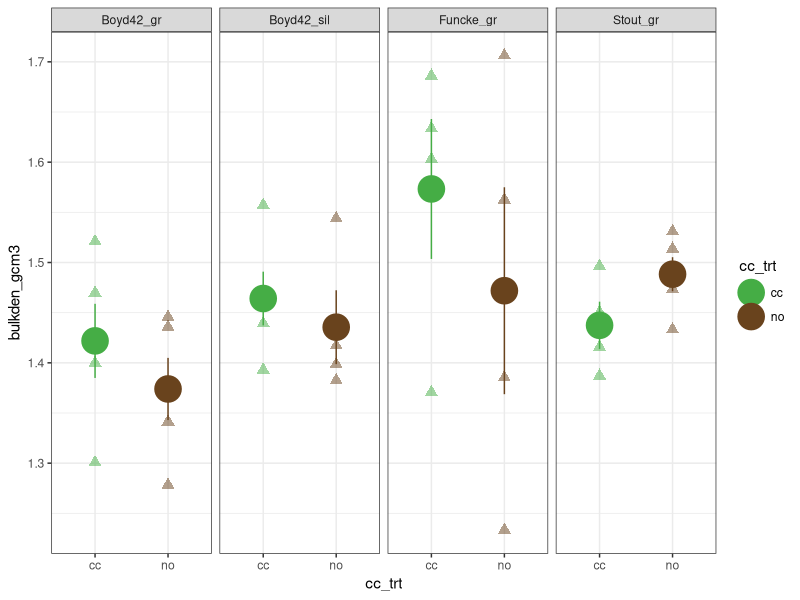

R code for this plot: (Note: this script raises an error after producing the figure.)
############################
# author: Gina (vnichols@iastate.edu)
# created: Oct 10 2019
# last modified: Oct 21 2019 (do calcs, oh ASA...)
#                march 27 2020 (update based on britt's calcs)
#                march 30 2020 (made sure it runs for britt)
#                may 8 2020 (rearrange folders, make sure it still runs)
#
# purpose: calculate things in data
# 
# inputs: pp_pressure-cells, rd_euIDs
#
# outputs:
#
# notes: for porosity calcs used: http://lawr.ucdavis.edu/classes/SSC100/probsets/pset01.html
#
##############################


rm(list = ls())
library(tidyverse)
library(broom)
library(readxl)

cctrtpal <- c("#45AD45", "#69431D")

# read in data -----------------------------------------------------

key <- read_csv("raw-data/rd_euIDs.csv")

datraw <- 
  read_csv("01_pre-process/pp_pressure-cells.csv")  %>% 
  mutate(soilvol_cm3 = 347.5,
         bulkden_gcm3 = drysoil_g / soilvol_cm3
  ) # assume volume of soil sample is 347.50 cm3 (? is this right???)


# soil data ---------------------------------------------------------------

dat_soil <- 
  datraw %>% 
  select(code, soilvol_cm3, drysoil_g, bulkden_gcm3)


myminden <- 2

#--bulk density viz

dat_soil %>% 
  left_join(key) %>% 
  unite(site_name, sys_trt, col = "site_trt") %>% 
  ggplot(aes(cc_trt, bulkden_gcm3, color = cc_trt)) + 
  geom_point(aes(color = cc_trt), pch = 17, size = 3, alpha = 0.5) + 
  stat_summary(fun.data = "mean_se", size = 2) + 
  scale_color_manual(values = cctrtpal) + 
  facet_grid(.~site_trt) + 
  theme_bw()

ggsave("02_data-calcs/fig_bulk-dens.png")



# water -------------------------------------------------------------------

# calculate water amts (subtract cylinder wgts),

dat_water <- 
  datraw %>%
    mutate(   ##--# calc actual amount of water released at each pressure
    w_0cm_g = 0, ##-britt adds this to 2.5 atm value, keep a 0 as a place-holder
    w_2.5cm_g = atm - cylinder_g + satwater_g,
    w_10cm_g = `10_cm` - cylinder_g,
    w_25cm_g = `25_cm` - cylinder_g,
    w_50cm_g = `50_cm` - cylinder_g,
    w_100cm_g = `100_cm` - cylinder_g,
    w_200cm_g = `200_cm` - cylinder_g,
    w_500cm_g = `500_cm` - cylinder_g,
    w_999cm_g = sampafter500_g - ringpluscrap_g - drysoil_g
  ) %>% 
  mutate(  #--total amt of water released
    w_tot_g = purrr::reduce(select(., starts_with("w")), `+`)
  ) %>% 
  select(code, soilvol_cm3, bulkden_gcm3, starts_with("w"))

dat_water %>% 
  ggplot(aes(code, w_tot_g)) + 
  geom_col()


# porosity ----------------------------------------------------------------

# via britt and mineral methods

dat_poros <- 
  datraw %>%
  # calc porosity via britt
  mutate(
    soil_at_sat_g = (satsamp_g - ringpluscrap_g),
    water_at_sat_g = soil_at_sat_g - drysoil_g, 
    air_cm3 = water_at_sat_g,
    poros_britt = air_cm3/soilvol_cm3,
    poros_mineral = 1 - bulkden_gcm3/myminden
    ) %>% 
  select(code, drysoil_g, bulkden_gcm3, 
         water_at_sat_g, air_cm3, poros_britt, poros_mineral)

#--look at it
dat_poros  %>% 
  ggplot(aes(poros_mineral, poros_britt)) + 
  geom_point() + 
  geom_abline()
  

# soil water contents at each pressure ------------------------------------

# cumulative amount of water purged at each pressure
dat_cum <- 
  dat_water %>% 
  select(-w_999cm_g) %>% 
  # gather into long form
  pivot_longer(w_0cm_g:w_500cm_g, 
               names_to = "press_cm", 
               values_to = "water_g") %>% 
  separate(press_cm, 
           into = c("water", "press_cm", "grams"), 
           sep = "_") %>%
  # get pressure as a numeric value
  mutate(press_cm = as.numeric(str_sub(press_cm, 1, -3))) %>%
  group_by(code) %>%
  arrange(code, press_cm) %>%
  # get cumulative water
  mutate(cumwater_g = cumsum(water_g)) %>% 
  select(code, press_cm, water_g, cumwater_g)

dat_cum %>% 
  ggplot(aes(press_cm, cumwater_g, color = code)) + 
  geom_line()

# convert this water amount to a volumetric/gravimetric water content
dat_theta <- 
  dat_cum %>%
  left_join(dat_poros) %>% 
  left_join(dat_soil) %>% 
  mutate(
    water_inside_soil_still = water_at_sat_g - cumwater_g,
    #--calculate using gravimetric water and bulk density
    gtheta = water_inside_soil_still / drysoil_g,
    vtheta1 = gtheta * bulkden_gcm3,
    frac_water = cumwater_g/water_at_sat_g,
    vtheta2a = (1 - frac_water)*poros_britt,
    vtheta2b = (1 - frac_water)*poros_mineral
    ) %>% 
  select(code, press_cm, vtheta1, vtheta2a, vtheta2b)



dat_theta %>% 
  pivot_longer(vtheta1:vtheta2b) %>% 
  ggplot(aes(press_cm, value, group = interaction(code, name))) + 
  geom_line(aes(color = name)) + 
  facet_grid(.~name) + 
  labs(title = "gtheta method = red\nbritt method = green\nmineral method = blue")
  
# so vetha1 and vtheta2a are the same

#--write final values to data frame

tidy_data <- 
  dat_theta %>%
  rename(vtheta_poros1 = vtheta2a,
         vtheta_poros2 = vtheta2b) %>% 
#  pivot_longer(vtheta1:vtheta2b) %>% 
  left_join(key) %>% 
  unite(site_name, sys_trt, col = "site_trt") %>% 
  mutate(sample_year = 2019) %>% 
  select(sample_year, code, site_trt, site_desc, 
         crop_trt, cc_trt, rep, plot, press_cm, vtheta_poros1, vtheta_poros2)

tidy_data %>% write_csv("02_data-calcs/dc_swrc.csv")

tidy_boyd <- 
  tidy_data %>% 
  filter(str_detect(site_trt, "Boyd")) 


# look at it --------------------------------------------------------------

tidy_boyd %>%
  filter(press_cm != 0) %>% #--can't take log of 0 :(
  pivot_longer(vtheta_poros1:vtheta_poros2) %>% 
  # plot
  ggplot(aes(press_cm, value, color = cc_trt)) + 
  # raw data
  geom_point(alpha = 0.8) + 
  geom_line(alpha = 0.8, aes(group = code)) + 
  scale_x_log10() +
  # summary of data
  #stat_summary(fun.y = mean, geom="line", size = 2) +
  #stat_summary(fun.data = "mean_se", size = 1) +
  facet_grid(name ~ site_trt, scales = "free") + 
  theme_bw()

ggsave("02_data-calcs/fig_boyd-swrc-reps.png")


tidy_data %>%
  filter(str_detect(site_trt, "Fun")) %>% 
  filter(press_cm != 0) %>% #--can't take log of 0 :(
  pivot_longer(vtheta_poros1:vtheta_poros2) %>% 
  # plot
  ggplot(aes(press_cm, value)) + 
  # raw data
  geom_point(alpha = 0.8, aes(color = as_factor(rep))) + 
  geom_line(alpha = 0.8, aes(group = code, color = as_factor(rep), linetype = cc_trt), size = 2) + 
  scale_x_log10() +
  # summary of data
  #stat_summary(fun.y = mean, geom="line", size = 2) +
  #stat_summary(fun.data = "mean_se", size = 1) +
  facet_grid(name ~ site_trt, scales = "free") + 
  theme_bw()

ggsave("02_data-calcs/fig_funcke-wrc-reps.png")

tidy_boyd %>%
  filter(press_cm != 0) %>% #--can't take log of 0 :(
  pivot_longer(vtheta_poros1:vtheta_poros2) %>% 
  # plot
  ggplot(aes(press_cm, value, color = cc_trt)) + 
  # raw data
  #geom_point(alpha = 0.8) + 
  #geom_line(alpha = 0.8, aes(group = code)) + 
  scale_x_log10() +
  # summary of data
  stat_summary(fun.y = mean, geom="line", size = 2) +
  stat_summary(fun.data = "mean_se", size = 1) +
  facet_grid(name ~ site_trt, scales = "free") + 
  theme_bw()

ggsave("02_data-calcs/fig_boyd-swrc-means.png")



#--bulk densities?
dat_soil %>% 
  left_join(key) %>% 
  unite(site_name, sys_trt, col = "site_trt") %>% 
  ggplot(aes(site_trt, bulkden_gcm3, color = cc_trt)) + 
  geom_point(aes(color = cc_trt)) + 
  stat_summary(fun.y = mean, geom = "point", size = 2) + 
  stat_summary(fun.data = "mean_se", size = 1)

ggsave("02_data-calcs/fig_bulk-dens.png")

dat_soil %>% 
  left_join(key) %>% 
  unite(site_name, sys_trt, col = "site_trt") %>% 
  ggplot(aes(cc_trt, bulkden_gcm3)) + 
  geom_point(aes(color = cc_trt)) + 
  stat_summary(fun.y = mean, geom = "point", size = 2) + 
  stat_summary(fun.data = "mean_se", size = 1)


#--power analysis, detect a 0.5 change
# what is the variation?
dat_soil %>% 
  summarise(sd(bulkden_gcm3))
# sd = 0.104
# var = 0.0108

# from https://www.r-bloggers.com/calculating-required-sample-size-in-r-and-sas/
delta <- 0.5 #--how big of a difference is meaningful? say 0.5
sigma <- 0.1 #--this is the amount of variation

(4 * (1.96 + 1.28)^2 * sigma ) / (delta^2) #--I had the power, I took 20 samples. Argh. 
